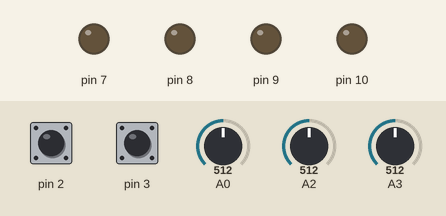
This sketch was run on a simulated Arduino Uno, built with avr-gcc and run on an emulated ATmega328P. Parts: output pins drawn as LEDs (lit = HIGH). The test bench sets the inputs (shaded band); at power-on: pin 2 HIGH, pin 3 HIGH, A0 = 512, A2 = 512, A3 = 512. Pins used as bus, display or sensor lines are not drawn.

Above: at 0.1 s.
At 0.5 s:
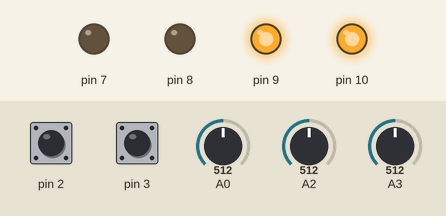
At 25.9 s:
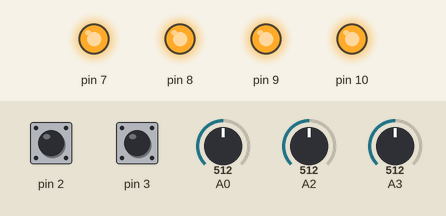
Timing chart, 0 to 27.4 s (numbered marks = the images above):
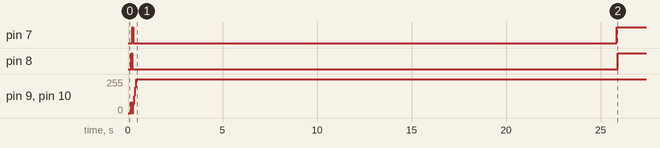

Measured:
- by itself, pin 7: LOW → HIGH at 0.22 s, → LOW 0.06 s later, → HIGH 25.6 s later
- by itself, pin 8: LOW → HIGH at 0.17 s, → LOW 0.05 s later, → HIGH 25.7 s later
- by itself, pin 9, pin 10: 0/255 → 255/255 at 0.28 s

The sketch:

PhaseBSmart.ino
```cpp
#include <TaskManager.h>
#include <RobotController.h>

#include <Motor.h>
#include <IRSensor.h>
#include <LightSensor.h>

#include <Encoder.h>
#include <PID.h>

#include <Segment.h>

/*****************************************/

// Front facing IR Sensor connected to Pin A2
// Left facing front IR Sensor connected to Pin A0
// Right facing rear IR Sensor connected to Pin A3
IRSensor front_ir(A2);
IRSensor left_ir(A0);
IRSensor right_ir(A3);

// Left Motor. Dir Pin 8, PWM Pin 10, direction not reversed
// Right Motor. Dir Pin 7, PWM Pin 9, direction reversed
Motor left_motor(8, 10, false);
Motor right_motor(7, 9, true);

// Left Encoder. Channel A Pin 2, Channel B Pin 4, direction reversed
// Right Encoder. Channel A Pin 3, Channel B Pin 5, direction not reversed
Encoder left_encoder(2, 4, &left_encoder_distance, &left_encoder_velocity, true);
Encoder right_encoder(3, 5, &right_encoder_distance, &right_encoder_velocity, false);

// Left Motor PID Controller
// Right Motor PID Controller
PID left_PID(&left_encoder_velocity, &left_motor_PWM, &left_motor_setpoint, KP, KI, KD, DIRECT);
PID right_PID(&right_encoder_velocity, &right_motor_PWM, &right_motor_setpoint, KP, KI, KD, DIRECT);

Segment cell_display(A4,A5);

void setup()
{
// Direction Up = 0, Right = 1, Down = 2, Left = 3
// X Right is positive, Left is negative
// Y Up is positive, Down is negative
  robot_direction = 0;
  robot_x = 1;
  robot_y = 0;

  cell_display.print(robot_x, robot_y);

// Initialize the encoder PinA and PinB
  left_encoder.setHighPinA();
  left_encoder.setLowPinB();
  right_encoder.setHighPinA();
  right_encoder.setHighPinB();

// Initialize PID Controller for motor PWM
  left_PID.SetMode(AUTOMATIC);
  left_PID.SetOutputLimits(-255, 255);
  right_PID.SetMode(AUTOMATIC);
  right_PID.SetOutputLimits(-255, 255);

// Create interrupts for encoder ticks
  attachInterrupt(0, updateLeftEncoder, RISING);
  attachInterrupt(1, updateRightEncoder, RISING);

// Initialize Task Manager
  TaskInit();
// Register a task to automatically calculate encoder distance travelled and velocity
  TaskRegister(&Encoder::staticCompute,(int)&left_encoder,T20MS,TRUE);
  delay(50);
  TaskRegister(&Encoder::staticCompute,(int)&right_encoder,T20MS,TRUE);
  delay(50);
// Register a task to automatically calculate all the IR distances
  TaskRegister(&computeIR,-1,T100MS,TRUE);
  delay(50);
}

void loop()
{
  driveRobot();      // Main function to drive the robot
}

void driveRobot()
{
  for(int i = 0; i < 4; i++)
  {
    driveForwardCell();
  }
  stop(60);
  turnLeft90EncoderFast();
  stop(60);
  for(int i = 0; i < 4; i++)
  {
    driveForwardCell();
  }
  stop(60);
  turnLeft90EncoderFast();
  stop(60);
  turnLeft90EncoderFast();
  stop(60);
  for(int i = 0; i < 4; i++)
  {
    driveForwardCell();
  }
  stop(60);
  turnRight90EncoderFast();
  stop(60);
  for(int i = 0; i < 4; i++)
  {
    driveForwardCell();
  }
  stop(60);

  delay(100000);
}

/* driveForwardCell()
 * Drives the robot continously forward in a straight line using speed control
 * until the next cell is reached.
 *
 * Default values:
 * Left Setpoint = 1001
 * Right Setpoint = 1005
 * One cell distance = 1550
***************************************************************************/
void driveForwardCell()
{
  left_PID.SetMode(AUTOMATIC);
  right_PID.SetMode(AUTOMATIC);

  int x = 0;

  correct:

  resetEncoder();

  do
  {
    if (left_ir_distance != NULL && right_ir_distance == NULL)
    {
      increment = left_difference_distance * 50;
      if (increment > INCREMENT_LIMIT) { increment = INCREMENT_LIMIT;}
      else if (increment < -INCREMENT_LIMIT) { increment = -INCREMENT_LIMIT;}

      left_motor_setpoint = 1000 - increment;
      right_motor_setpoint = 1000 + increment;
    }
    else if (left_ir_distance == NULL && right_ir_distance != NULL)
    {
      increment = right_difference_distance * 50;
      if (increment > INCREMENT_LIMIT) { increment = INCREMENT_LIMIT;}
      else if (increment < -INCREMENT_LIMIT) { increment = -INCREMENT_LIMIT;}

      left_motor_setpoint = 1000 + increment;
      right_motor_setpoint = 1000 - increment;
    }
    else
    {
      increment = both_difference_distance * 50;
      if (increment > INCREMENT_LIMIT) { increment = INCREMENT_LIMIT;}
      else if (increment < -INCREMENT_LIMIT) { increment = -INCREMENT_LIMIT;}

      left_motor_setpoint = 1000 - increment;
      right_motor_setpoint = 1000 + increment;
    }

    computeEncoderPID();
    setMotors();
  } while((((left_encoder_distance + right_encoder_distance) / 2) < ONE_CELL_DISTANCE) && (front_ir_distance > FRONT_STOP_DISTANCE || front_ir_distance == NULL));
//  stop();

  if (front_ir_distance > FRONT_STOP_DISTANCE && front_ir_distance < 12 && x == 0)
  {
    x = 1;
    goto correct;
  }
//  stop();
//
//  if (robot_direction == 0) {robot_y++;}
//  else if (robot_direction == 1) {robot_x++;}
//  else if (robot_direction == 2) {robot_y--;}
//  else if (robot_direction == 3) {robot_x--;}
//
//  cell_display.print(robot_x, robot_y);
}

/* turnLeft90EncoderFast()
 * Turns the robot 90 degrees to the left using encoders as the limit of turn.
 * PID is used to keep the motors spinning at constant speed.
 *
 * Default values:
 * Turn limit = 620
 * Left Setpoint = -1000
 * Right Setpoint = 1000
***************************************************************************/
void turnLeft90EncoderFast()
{
  left_PID.SetMode(AUTOMATIC);
  right_PID.SetMode(AUTOMATIC);
  resetEncoder();

  while(abs(left_encoder_distance) < 630 && right_encoder_distance < 630)
  {
    left_motor_setpoint = -800;
    right_motor_setpoint = 800;
    computeEncoderPID();
    setMotors();
  }
//  stop();
//
//  if (robot_direction == 0) {robot_direction = 3;}
//  else if (robot_direction == 1) {robot_direction = 0;}
//  else if (robot_direction == 2) {robot_direction = 1;}
//  else if (robot_direction == 3) {robot_direction = 2;}
//
//  cell_display.print(robot_x, robot_y);
}

/* turnRight90EncoderFast()
 * Turns the robot 90 degrees to the right using encoders as the limit of turn.
 * PID is used to keep the motors spinning at constant speed.
 *
 * Default values:
 * Turn limit = 620
 * Left Setpoint = 1000
 * Right Setpoint = -1000
***************************************************************************/
void turnRight90EncoderFast()
{
  left_PID.SetMode(AUTOMATIC);
  right_PID.SetMode(AUTOMATIC);
  resetEncoder();

  while(abs(left_encoder_distance) < 620 && right_encoder_distance < 620)
  {
    left_motor_setpoint = 800;
    right_motor_setpoint = -800;
    computeEncoderPID();
    setMotors();
  }
//  stop();
//
//  if (robot_direction == 0) {robot_direction = 1;}
//  else if (robot_direction == 1) {robot_direction = 2;}
//  else if (robot_direction == 2) {robot_direction = 3;}
//  else if (robot_direction == 3) {robot_direction = 0;}

//  cell_display.print(robot_x, robot_y);
}

/* resetEncoder()
 * Resets the distances both the encoders have travelled to avoid overflow.
 * Also useful for programming using the incremental method instead of absolute.
***************************************************************************/
void resetEncoder()
{
  left_encoder_distance = 0;
  right_encoder_distance = 0;
//  left_encoder_velocity = 0;
//  right_encoder_velocity = 0;
}

/* stop()
 * Stops the robot from moving
***************************************************************************/
void stop(int time)
{
  left_PID.SetMode(MANUAL);
  right_PID.SetMode(MANUAL);

  left_motor_PWM = STOP;
  right_motor_PWM = STOP;
  setMotors();
  delay(time);
}

void setMotors()
{
  left_motor.setSpeed(left_motor_PWM);
  right_motor.setSpeed(right_motor_PWM);
}

/* computeEncoderPID()
 * Calls the encoder compute function to calculate the speeds of the two motors.
 * Calls the PID compute function to calculate the correct PWM value to keep
 * the motor spinning at the desired velocity.
***************************************************************************/
void computeEncoderPID()
{
  right_PID.Compute();
  left_PID.Compute();
}

void computeIR(int garbage)
{
  front_ir_distance = front_ir.getDistance();
  left_ir_distance = left_ir.getDistance();
  right_ir_distance = right_ir.getDistance();

  both_difference_distance = left_ir_distance - right_ir_distance;
  left_difference_distance = left_ir_distance - FOLLOW_DISTANCE;
  right_difference_distance = right_ir_distance - FOLLOW_DISTANCE;
}

void updateLeftEncoder()
{
  left_encoder.tick();
}
void updateRightEncoder()
{
  right_encoder.tick();}
```
